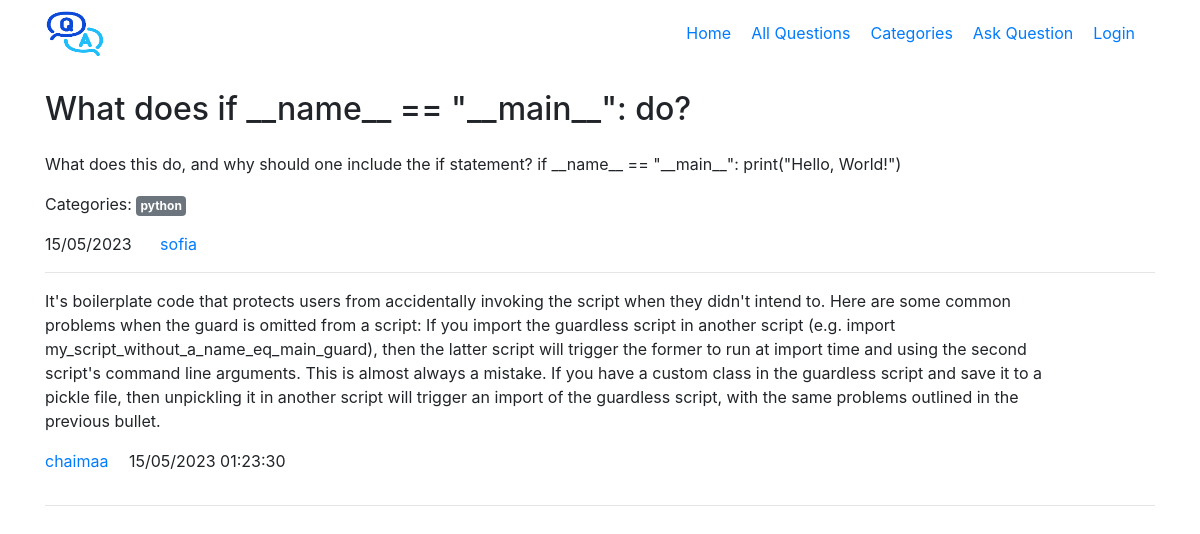
Page /detail/91 on the committed database.
### main/models.py (models this page shows, shortened)
class Question(models.Model):
    user=models.ForeignKey(CustomUser,on_delete=models.CASCADE)
    title=models.CharField(max_length=300)
    detail=models.TextField()
    tags=models.TextField(default='')
    add_time=models.DateTimeField(auto_now_add=True)

class CustomUser(AbstractUser):
    bio=models.TextField()
    location=models.CharField(max_length=200)

class Answer(models.Model):
    question=models.ForeignKey(Question,on_delete=models.CASCADE)
    user=models.ForeignKey(CustomUser,on_delete=models.CASCADE)
    detail=models.TextField()
    add_time=models.DateTimeField(auto_now_add=True)

### main/views.py (the view, shortened to what this page needs)
# urls.py: path('detail/<int:id>',views.detail,name='detail'),
def detail(request,id):
    quest=Question.objects.get(pk=id)
    tags=quest.tags.split(',')
    answers=Answer.objects.filter(question=quest)
    answerform=AnswerForm
    return render(request,'detail.html',{
        'quest':quest,
        'tags':tags,
        'answers':answers,
        'answerform':answerform
    })

### main/templates/detail.html (shortened to what this page needs)
{% extends 'base.html' %}
{% load static %}
{% load humanize %}
{% block content %}
<div class="container">
    <h2 class="my-4">{{quest.title}}</h2>
    <p>{{quest.detail}}</p>
    <p>
        Categories:
        {% for tag in tags %}
        <a href="/tag/{{tag|slugify}}" class="badge badge-secondary p-1">{{tag}}</a>
        {% endfor %}
    </p>
    <p>
        <span class="mr-4">{{quest.add_time|date:'d/m/Y'}}</span>
        <a href="#">{{quest.user.username}}</a>
    </p>
    <hr />
    {% for answer in answers %}
    <div class="row">
        <div class="col-11">
            <p>
                {{ answer.detail }}
            </p>
            <p>
                <a href="#" class="mr-3">{{answer.user.username}}</a>
                <span>{{answer.add_time|date:'d/m/Y h:i:s'}}</span>
            </p>
        </div>
    </div>
    <hr />
    {% endfor %}
</div>
{% endblock %}

### rows in the picture
Question: title "What does if __name__ == \"__main__\": do?", detail "What does this do, and why should one include the if statement? if __name__ == \"__main__\": print(\"Hello, World!\")", tags "python", add_time "15/05/2023", user.username "sofia"
Answer: detail "It's boilerplate code that protects users from accidentally invoking the script when they didn't intend to. Here are some common problems when the guard is omitted from a script: If you import the guardless script in another script (e.g. import my_script_without_a_name_eq_main_guard), then the latter script will trigger the former to run at import time and using the second script's command line arguments. This is almost always a mistake. If you have a custom class in the guardless script and save it to a pickle file, then unpickling it in another script will trigger an import of the guardless script, with the same problems outlined in the previous bullet.", user.username "chaimaa", add_time "15/05/2023 01:23:30"
